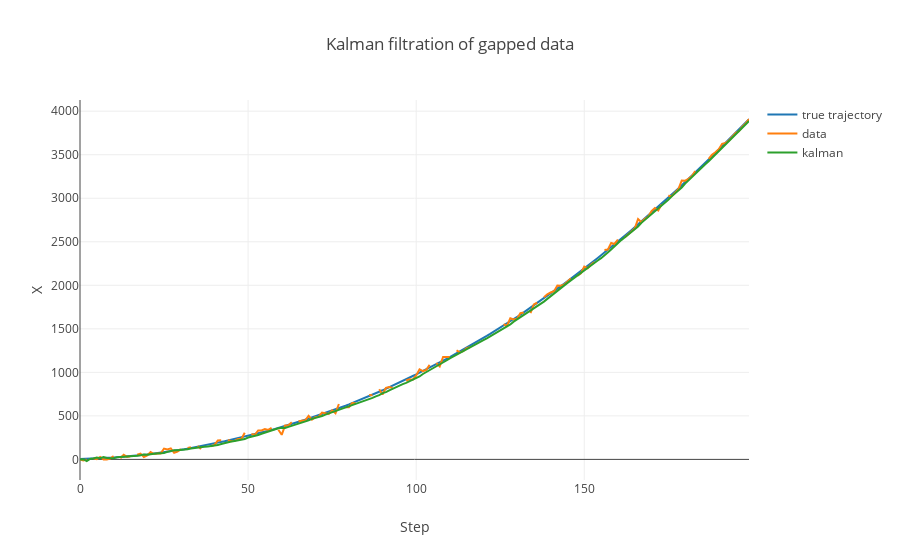

The notebook cell saved with this chart:
### Code cell
data = [
    go.Scatter(
        y=tr,
        name='true trajectory'
    ),
    go.Scatter(
        y=msr,
        name='data'
    ),
    go.Scatter(
        y=kalman(msr)[0],
        name='kalman'
    ),
]

layout= go.Layout(
    title= 'Kalman filtration of gapped data',
    xaxis= dict(
        title= 'Step',
    ),
    yaxis=dict(
        title= 'X',
    ),
    showlegend= True
)
fig= go.Figure(data=data, layout=layout)
iplot(fig)

### Figure 1 — Plotly figure (JSON) as saved in the notebook; plotly's stock layout.template omitted (floating-point values rounded to 4 significant figures; data arrays with more than 128 entries replaced by an {"elided": "..."} marker saying what was removed)
{"data": [{"name": "true trajectory", "type": "scatter", "uid": "14b31d88-d065-11e8-b13a-b870f4b4aa68", "y": {"elided": "200 float values"}}, {"name": "data", "type": "scatter", "uid": "14b31d89-d065-11e8-a35f-b870f4b4aa68", "y": {"elided": "200 float values"}}, {"name": "kalman", "type": "scatter", "uid": "14b31d8a-d065-11e8-b586-b870f4b4aa68", "y": {"elided": "200 float values"}}], "layout": {"showlegend": true, "title": "Kalman filtration of gapped data", "xaxis": {"title": "Step"}, "yaxis": {"title": "X"}}}
